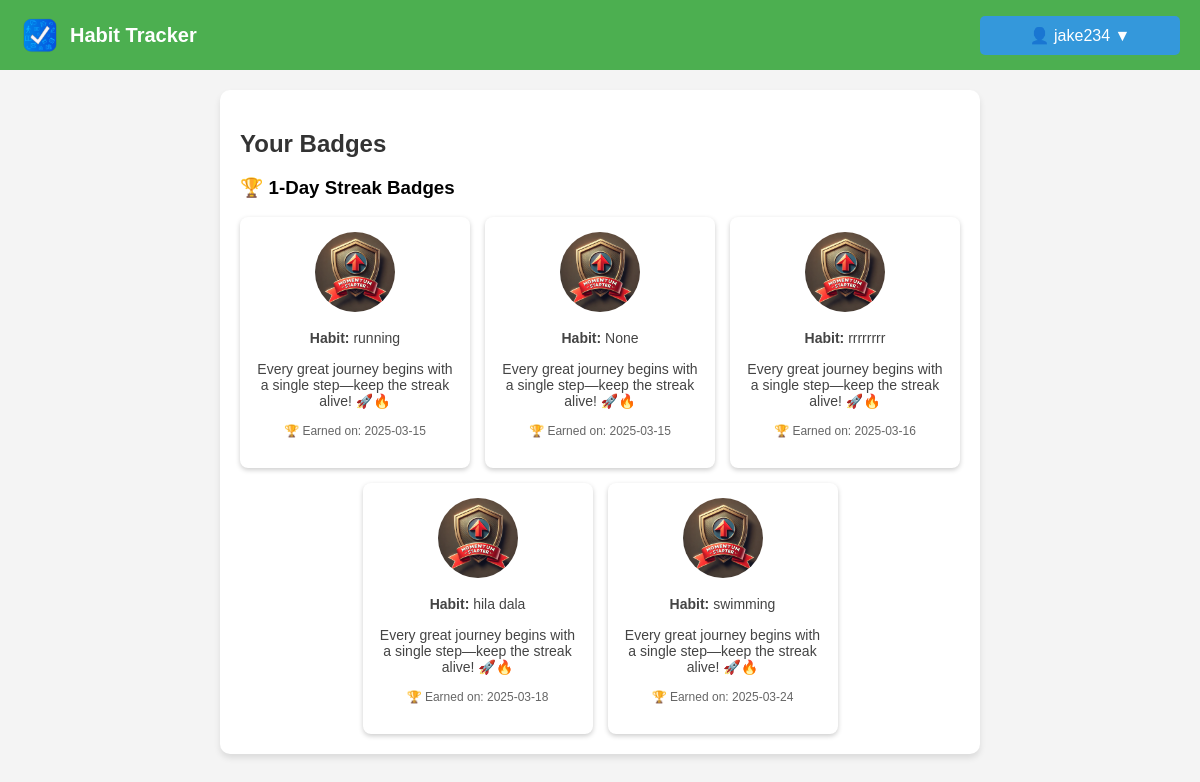
Page /badges (signed in) on the committed database.
### models.py (models this page shows, shortened)
class UserBadge(db.Model):
    id = db.Column(db.Integer, primary_key=True)
    user_id = db.Column(db.Integer, db.ForeignKey('user.id'), nullable=False)
    habit_id = db.Column(db.Integer, db.ForeignKey('activity.id'), nullable=False)
    habit_name = db.Column(db.String(100))  # New column to store habit name
    badge_id = db.Column(db.Integer, db.ForeignKey('badge.id'), nullable=False)
    awarded_at = db.Column(db.DateTime, default=datetime.utcnow)
    user = db.relationship('User', backref=db.backref('earned_badges', lazy=True))
    badge = db.relationship('Badge', backref=db.backref('awarded_to', lazy=True))

class Badge(db.Model):
    id = db.Column(db.Integer, primary_key=True)
    name = db.Column(db.String(100), nullable=False, unique=True)  # Badge name
    description = db.Column(db.Text, nullable=True)  # Description
    streak_required = db.Column(db.Integer, nullable=False)  # Streak condition
    created_at = db.Column(db.DateTime, default=datetime.utcnow)
    image_filename = db.Column(db.String(255), nullable=False)

class Activity(db.Model):
    id = db.Column(db.Integer, primary_key=True)
    name = db.Column(db.String(120), nullable=False)
    user_id = db.Column(db.Integer, db.ForeignKey('user.id'), nullable=False)
    streak = db.Column(db.Integer, default=0)
    last_completed = db.Column(db.DateTime, default=None)
    date_added = db.Column(db.Date, default=datetime.utcnow)
    status = db.Column(db.String(10), default='active')

### routes.py (the view)
@main_bp.route('/badges')
def badges():
    if 'user_id' not in session:
        flash("You need to log in first.", "danger")
        return redirect(url_for('main.login'))
    user_id = session['user_id']
    user_badges = UserBadge.query.filter_by(user_id=user_id).all()
    for badge in user_badges:
        badge.badge.name_escaped = json.dumps(badge.badge.name)
        badge.badge.description_escaped = json.dumps(badge.badge.description)
        badge.habit = Activity.query.get(badge.habit_id)
    streak_groups = {
        360: [],
        180: [],
        30: [],
        7: [],
        1: []
    }
    for badge in user_badges:
        if badge.badge and badge.badge.streak_required:
            if badge.badge.streak_required in streak_groups:
                streak_groups[badge.badge.streak_required].append(badge)
    sorted_streak_groups = {
        k: streak_groups[k] for k in sorted(streak_groups.keys(), reverse=True)
    }
    return render_template(
        'badges.html',
        username=session['username'],
        streak_groups=sorted_streak_groups
    )

### templates/badges.html (shortened to what this page needs)
<!DOCTYPE html>
<html lang="en">
  <head>
    <link
      rel="stylesheet"
      href="{{ url_for('static', filename='styles.css') }}"
    />
  </head>
  <body>
    <nav class="navbar">
      <div class="logo">
        <img
          src="{{ url_for('static', filename='logo.png') }}"
          alt="Habit Tracker Logo"
        />
        <span class="app-name">Habit Tracker</span>
      </div>
      <div class="nav-buttons">
        <div class="dropdown">
          <button class="dropbtn">👤 {{ session['username'] }} ▼</button>
        </div>
      </div>
    </nav>
    <div class="container">
      <h2>Your Badges</h2>
      {% if streak_groups %} {% for streak, badges in streak_groups.items() %}
      {% if badges %}
      <div class="badge-group">
        <h3>🏆 {{ streak }}-Day Streak Badges</h3>
        <div class="badge-grid">
          {% for badge in badges %}
          <div
            class="badge-card"
            onclick="openBadgeModal(
                      '{{ badge.badge.name }}',
                      '{{ badge.badge.description }}',
                      '{{ url_for('static', filename='badges/' + badge.badge.image_filename) }}',
                      '{% if badge.habit %}{{ badge.habit.name }}{% else %}{{ badge.habit_name }}{% endif %}'
                    )"
          >
            <img
              src="{{ url_for('static', filename='badges/' + badge.badge.image_filename) }}"
              alt="{{ badge.badge.name }}"
              title="{{ badge.badge.name }}"
              class="badge-img"
            />
            <p>
              <strong>Habit:</strong>
              {% if badge.habit %} {{ badge.habit.name }} {% else %} {{
              badge.habit_name }} {% endif %}
            </p>
            <p>{{ badge.badge.description }}</p>
            <p class="badge-earned">
              🏆 Earned on: {{ badge.awarded_at.strftime('%Y-%m-%d') }}
            </p>
          </div>
          {% endfor %}
        </div>
      </div>
      {% endif %} {% endfor %} {% else %}
      <p>
        No badges earned yet. Keep tracking your habits to unlock achievements!
      </p>
      {% endif %}
    </div>
  </body>
</html>

### static/styles.css (style rules this page uses)
body { margin: 0; padding: 0; font-family: Arial, sans-serif; background-color: #f4f4f4; }
.navbar { display: flex; justify-content: space-between; align-items: center; background-color: #4CAF50; padding: 15px 20px; color: white; }
.logo { display: flex; align-items: center; }
.logo img { width: 40px; height: 40px; margin-right: 10px; }
.app-name { font-size: 20px; font-weight: bold; }
.dropbtn { background-color: #3498db; color: white; padding: 10px 16px; font-size: 16px; border: none; cursor: pointer; border-radius: 5px; }
.dropdown { position: relative; display: inline-block; }
.container { width: 60%; margin: 20px auto; padding: 20px; background: white; box-shadow: 0px 4px 6px rgba(0, 0, 0, 0.1); border-radius: 10px; }
h2 { color: #333; margin-bottom: 15px; }
button { padding: 8px 12px; width: 200px; border: none; border-radius: 5px; font-size: 14px; cursor: pointer; transition: 0.3s ease-in-out; }
p { font-size: 14px; color: #444; margin-bottom: 15px; }
.badge-earned { font-size: 12px; color: #666; }
.badge-grid { display: flex; flex-wrap: wrap; gap: 15px; justify-content: center; }
.badge-card { background: #fff; padding: 15px; border-radius: 8px; box-shadow: 0 2px 5px rgba(0, 0, 0, 0.2); text-align: center; width: 200px; cursor: pointer; transition: transform 0.2s; }
.badge-img { width: 80px; height: 80px; border-radius: 50%; }

### rows in the picture
UserBadge: image_filename (picture), habit_name "running", badge.description "Every great journey begins with a single step—keep the streak alive! 🚀🔥", awarded_at "2025-03-15"
UserBadge: image_filename (picture), habit_name "None", badge.description "Every great journey begins with a single step—keep the streak alive! 🚀🔥", awarded_at "2025-03-15"
UserBadge: image_filename (picture), habit_name "rrrrrrrr", badge.description "Every great journey begins with a single step—keep the streak alive! 🚀🔥", awarded_at "2025-03-16"
UserBadge: image_filename (picture), habit_name "hila dala", badge.description "Every great journey begins with a single step—keep the streak alive! 🚀🔥", awarded_at "2025-03-18"
UserBadge: image_filename (picture), habit.name "swimming", badge.description "Every great journey begins with a single step—keep the streak alive! 🚀🔥", awarded_at "2025-03-24"

### other values in the picture
{{ session['username'] }} "jake234"
{{ streak }} "1"
